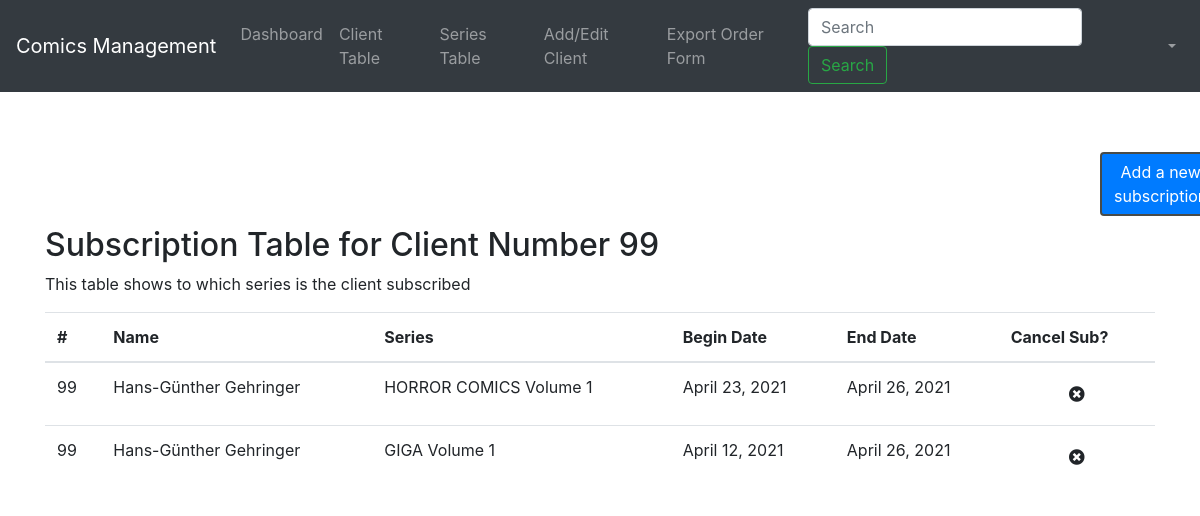
/app/client/99, run on an earlier commit of the app's database.
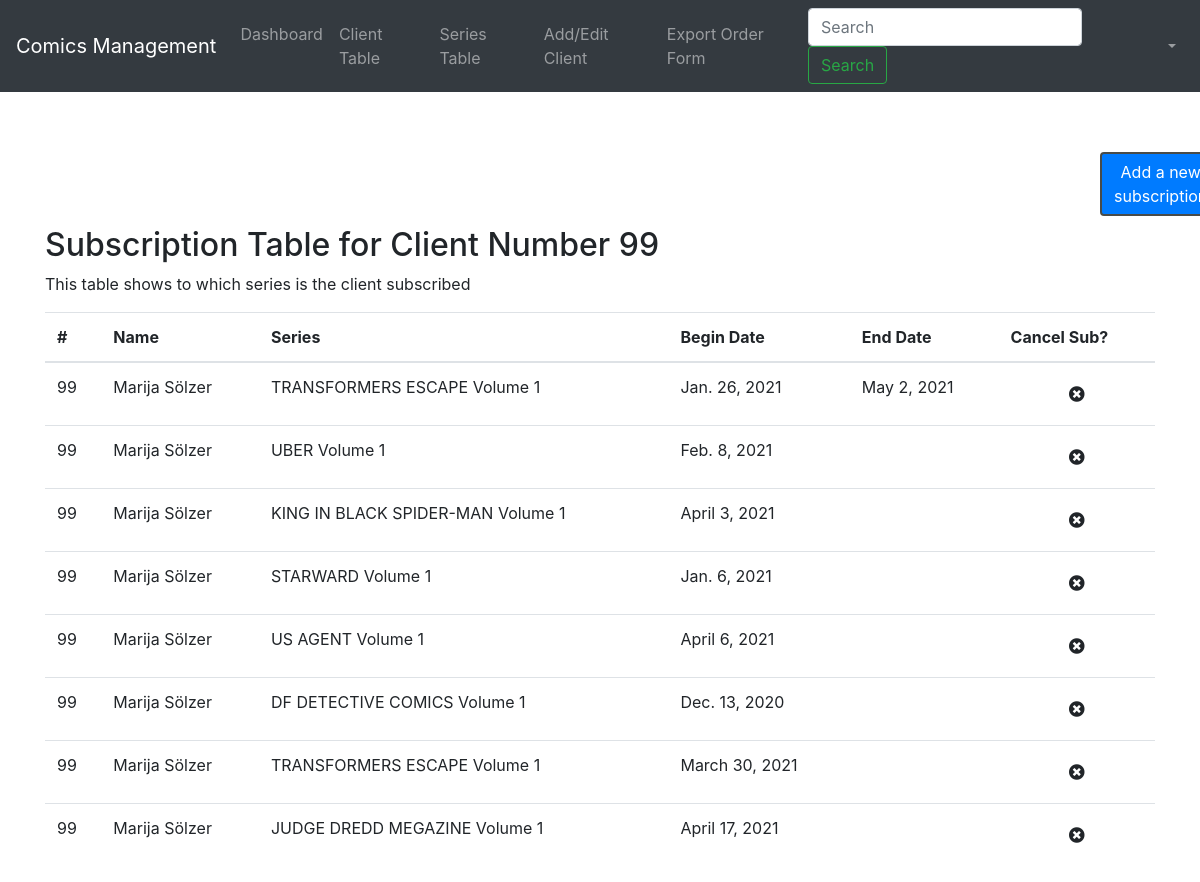
And on a later commit of the database.
### app/models.py (models this page shows, shortened)
class Subscription(models.Model):
    client = models.ForeignKey(Client, on_delete=models.CASCADE)
    series = models.ForeignKey(Series, on_delete=models.CASCADE)
    begin_date = models.DateField()
    end_date = models.DateField(blank=True, null=True)

class Client(models.Model):
    client_number = models.PositiveIntegerField(
        validators=[MinValueValidator(1)], unique=True
    )
    first_name = models.CharField(max_length=30)
    last_name = models.CharField(max_length=30)
    birthdate = models.DateField(blank=True)
    registration_date = models.DateField()
    address = models.CharField(max_length=50, blank=True)
    email_address = models.EmailField("Client email")
    slug = models.SlugField()
    def slug(self):
        return slugify(self.client_number)

class Series(models.Model):
    publisher = models.CharField(max_length=30)
    name = models.CharField(max_length=60)
    volume = models.PositiveIntegerField(validators=[MinValueValidator(1)])
    slug = models.SlugField()
    def __str__(self):
        return self.name + " Volume " + str(self.volume)
    def slug(self):
        return slugify(self.id)

### app/views.py (the view)
# urls.py: path("client/<slug:slug>", views.client_subscription, name="client_subscription"),
def client_subscription(request, slug):
    slug_field = slug  # there's very likely a better way of doing this: https://learndjango.com/tutorials/django-slug-tutorial
    client_id = get_object_or_404(Client, client_number=slug).id
    subscription_list = Subscription.objects.filter(client=client_id)
    context = {
        "slug_field": slug_field,
        "subscription_list": subscription_list,
        "client_id": client_id,
    }
    return render(request, "subscription_table.html", context)

### app/templates/subscription_table.html (shortened to what this page needs)
{% load static %}
<!DOCTYPE html>
<html>
<head>
    <link rel="stylesheet" href="https://maxcdn.bootstrapcdn.com/bootstrap/4.5.2/css/bootstrap.min.css">
    <link rel="stylesheet" href="https://cdnjs.cloudflare.com/ajax/libs/font-awesome/5.12.1/js/all.min.js"
>
    <link rel="stylesheet" href="https://cdnjs.cloudflare.com/ajax/libs/font-awesome/5.12.1/css/all.min.css">
    <link rel="stylesheet" type="text/css" href="{% static 'css/subscription_table_style.css' %}">
</head>
<body>
    {% include 'navbar.html' %}
    <div class="container2">
        <a href="{% url 'addsubscription' slug_field %}" class="button btn btn-primary">Add a new subscription</a>
    </div>
    <div class="container">
        <h2>Subscription Table for Client Number {{client_id}} </h2>
        <p>This table shows to which series is the client subscribed</p>
        <div class="table-responsive w-100">
            <table class="table">
                <thead>
                    <tr>
                        <th>#</th>
                        <th>Name</th>
                        <th>Series</th>
                        <th>Begin Date</th>
                        <th>End Date</th>
                        <th>Cancel Sub?</th>
                    </tr>
                </thead>
                <tbody>
                    {% for line in subscription_list %}
                    <tr>
                        <td>{{ line.client.client_number }}</td>
                        <td>{{ line.client.first_name }} {{ line.client.last_name }}</td>
                        <td>{{ line.series }}</td>
                        <td>{{ line.begin_date }}</td>
                        <td>{{ line.end_date|default_if_none:'' }}</td>
                        <td>
                            <form action="{% url 'end_subscription' pk=line.id %}" method=POST>
                                <button id="approve-btn" type="submit" class="btn"><i
                                        class="fas fa-times-circle"></i></button>
                            </form>
                        </td>
                    </tr>
                    {% endfor %}
                </tbody>
            </table>
        </div>
    </div>
</body>
</html>

What changed in the data, as far as the page shows it:
no longer on this page (row edited): Subscription: client.client_number "99", client.first_name "Hans-Günther", client.last_name "Gehringer", series "HORROR COMICS Volume 1", begin_date "April 23, 2021", end_date "April 26, 2021"
no longer on this page (row edited): Subscription: client.client_number "99", client.first_name "Hans-Günther", client.last_name "Gehringer", series "GIGA Volume 1", begin_date "April 12, 2021", end_date "April 26, 2021"
added Subscription: client.client_number "99", client.first_name "Marija", client.last_name "Sölzer", series "TRANSFORMERS ESCAPE Volume 1", begin_date "Jan. 26, 2021", end_date "May 2, 2021"
added Subscription: client.client_number "99", client.first_name "Marija", client.last_name "Sölzer", series "UBER Volume 1", begin_date "Feb. 8, 2021"
added Subscription: client.client_number "99", client.first_name "Marija", client.last_name "Sölzer", series "KING IN BLACK SPIDER-MAN Volume 1", begin_date "April 3, 2021"
added Subscription: client.client_number "99", client.first_name "Marija", client.last_name "Sölzer", series "STARWARD Volume 1", begin_date "Jan. 6, 2021"
added Subscription: client.client_number "99", client.first_name "Marija", client.last_name "Sölzer", series "US AGENT Volume 1", begin_date "April 6, 2021"
added Subscription: client.client_number "99", client.first_name "Marija", client.last_name "Sölzer", series "DF DETECTIVE COMICS Volume 1", begin_date "Dec. 13, 2020"
added Subscription: client.client_number "99", client.first_name "Marija", client.last_name "Sölzer", series "TRANSFORMERS ESCAPE Volume 1", begin_date "March 30, 2021"
added Subscription: client.client_number "99", client.first_name "Marija", client.last_name "Sölzer", series "JUDGE DREDD MEGAZINE Volume 1", begin_date "April 17, 2021"
